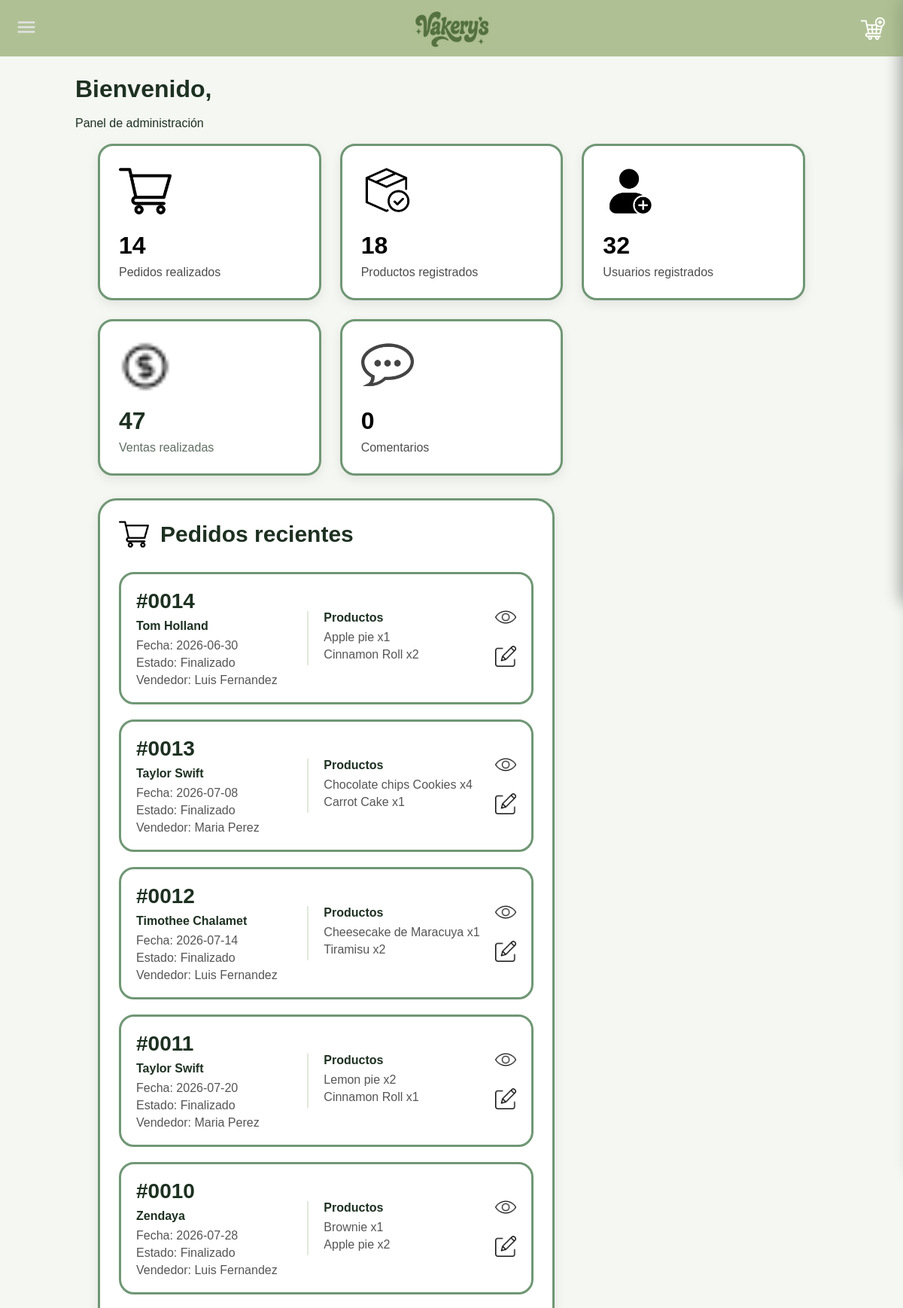
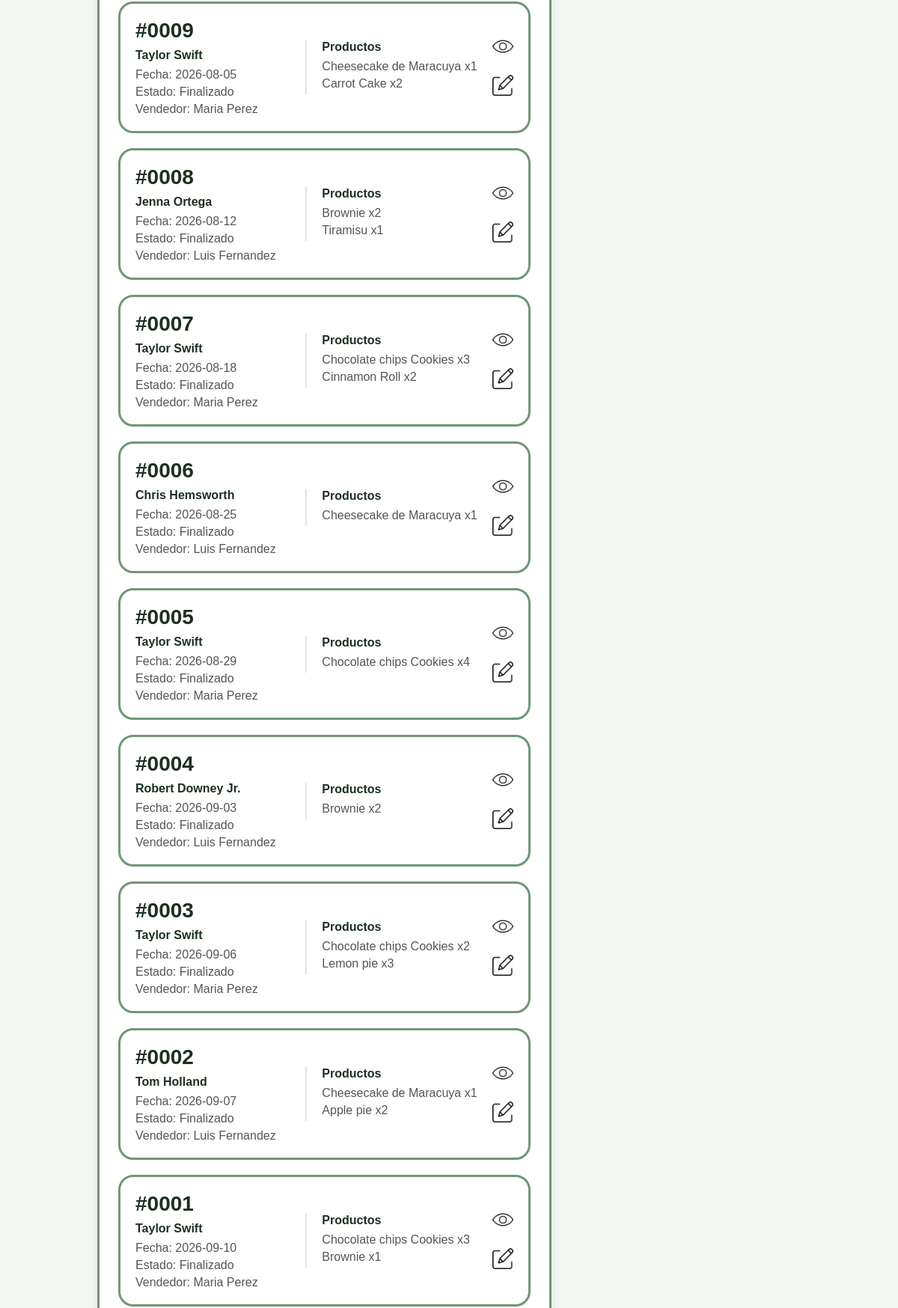
Screenshot of /paginaadmin.php (upper part) with the database file from the repository (2 pictures, top to bottom).
### tables this page shows
CREATE TABLE IF NOT EXISTS `pedidos` (
  `id` INT NOT NULL AUTO_INCREMENT,
  `Nombre` VARCHAR(200) NULL,
  `Fecha` DATE NULL,
  `Estado` VARCHAR(45) NULL,
  `NombreVendedor` VARCHAR(200) NULL,
  `Direccion` VARCHAR(45) NULL,
  `Telefono` INT NULL,
  PRIMARY KEY (`id`)
);

CREATE TABLE IF NOT EXISTS `carrito` (
  `productos_Codigo` VARCHAR(45) NOT NULL,
  `pedidos_id` INT NOT NULL,
  `Cantidad` INT NULL,
  `CostoTotal` INT NULL,
  PRIMARY KEY (`productos_Codigo`, `pedidos_id`),
  INDEX `fk_productos_has_pedidos_pedidos1_idx` (`pedidos_id` ASC),
  INDEX `fk_productos_has_pedidos_productos_idx` (`productos_Codigo` ASC),
  CONSTRAINT `fk_productos_has_pedidos_productos`
    FOREIGN KEY (`productos_Codigo`)
    REFERENCES `productos` (`Codigo`)
    ON DELETE NO ACTION
    ON UPDATE NO ACTION,
  CONSTRAINT `fk_productos_has_pedidos_pedidos1`
    FOREIGN KEY (`pedidos_id`)
    REFERENCES `pedidos` (`id`)
    ON DELETE NO ACTION
    ON UPDATE NO ACTION
);

CREATE TABLE IF NOT EXISTS `productos` (
  `Codigo` VARCHAR(45) NOT NULL,
  `NombreProducto` VARCHAR(45) NULL,
  `PrecioProducto` INT NULL,
  `DetalleProducto` VARCHAR(100) NULL,
  `Stock` INT NULL,
  `CostoProducto` INT NULL,
  `Imagen` VARCHAR(255) NULL,
  PRIMARY KEY (`Codigo`)
);

### paginaadmin.php (the view, shortened to what this page needs)
<?php
$servidor = "localhost";
$usuario = "root";
$contrasena = "";
$bd = "vakerysss";
$conn = new mysqli(
    $servidor,
    $usuario,
    $contrasena,
    $bd
);
$conn->set_charset("utf8");
?>
<!DOCTYPE html>
<html lang="en">
<head>
      <link rel="stylesheet" href="estilos/estilosadmin.css">
</head>
<body>
<?php
$sql = "SELECT * FROM pedidos ORDER BY id DESC";
$pedidos = mysqli_query($conn, $sql);
?>
<h1>
    Bienvenido, <?php echo $_SESSION['Nombre']; ?>
</h1> <br>
<p>
    Panel de administración
</p> <br>
<section class="stats">
    <a href="Pedidos/leerpedido.php">
        <div class="card">
            <img
                src="imagenes/carrito-de-compras.png"
                alt=""
            >
            <h2>
                <?php echo mysqli_num_rows($pedidos); ?>
            </h2>
            <p>
                Pedidos realizados
            </p>
        </div>
    </a>
    <div class="card">
        <a href="Productos/leerproductos.php">
            <img
                src="imagenes/inventario-disponible.png"
                alt=""
            >
            <h2>
                18
            </h2>
            <p>
                Productos registrados
            </p>
        </a>
    </div>
    <div class="card">
        <a href="Usuarios/leerusuario.php">
            <img
                src="imagenes/nueva-cuenta.png"
                alt=""
            >
            <h2>32</h2>
            <p>Usuarios registrados</p>
        </a>
    </div>
    <div class="card">
        <img
            src="imagenes/dinero.png"
            alt=""
        >
        <h2>47</h2>
        <p>Ventas realizadas</p>
    </div>
    <div class="card">
        <a href="Comentarios/comentarios.php">
            <img
                src="imagenes/comentario.webp"
                alt=""
            >
            <h2>0</h2>
            <p>Comentarios</p>
        </a>
    </div>
</section>
<div class="content-grid">
    <section class="panel">
        <div class="panel-title">
            <img
                src="imagenes/carrito-de-compras.png"
                alt=""
            >
            <h2>
                Pedidos recientes
            </h2>
        </div>
        <div class="pedidos">
            <?php
            if (mysqli_num_rows($pedidos) > 0) {
                while ($pedido = mysqli_fetch_assoc($pedidos)) {
                    $idPedido = $pedido['id'];
                    $sqlProductos = "
                        SELECT *
                        FROM carrito
                        INNER JOIN productos
                        ON carrito.productos_Codigo = productos.Codigo
                        WHERE carrito.pedidos_id = '$idPedido'
                    ";
                    $productosPedido =
                        mysqli_query(
                            $conn,
                            $sqlProductos
                        );
            ?>
                <div class="pedido-card">
                    <div class="pedido-info">
                        <h3>
                            #<?php echo str_pad(
                                $pedido['id'],
                                4,
                                '0',
                                STR_PAD_LEFT
                            ); ?>
                        </h3>
                        <h4>
                            <?php echo $pedido['Nombre']; ?>
                        </h4>
                        <p>
                            Fecha:
                            <?php echo $pedido['Fecha']; ?>
                        </p>
                        <p>
                            Estado:
                            <?php echo $pedido['Estado']; ?>
                        </p>
                        <p>
                            Vendedor:
                            <?php echo $pedido['NombreVendedor']; ?>
                        </p>
                    </div>
                    <div class="pedido-productos">
                        <h4>
                            Productos
                        </h4>
                        <?php
                        if (
                            mysqli_num_rows(
                                $productosPedido
                            ) > 0
                        ) {
                            while (
                                $producto =
                                mysqli_fetch_assoc(
                                    $productosPedido
                                )
                            ) {
                        ?>
                            <p>
                                <?php echo
                                    $producto['NombreProducto'];
                                ?>
                                x<?php echo
                                    $producto['Cantidad'];
                                ?>
                            </p>
                        <?php
                            }
                        } else {
                        ?>
                            <p>
                                Sin productos
                            </p>
                        <?php } ?>
                    </div>
                    <div class="acciones">
                        <a
                            href="Pedidos/leerpedido.php?id=<?php echo $pedido['id']; ?>"
                        >
                            <img
                                src="imagenes/ojo-abierto.png"
                                alt="Ver"
                            >
                        </a>
                        <a
                            href="Pedidos/actualizarpedido.php?id=<?php echo $pedido['id']; ?>"
                        >
                            <img
                                src="imagenes/editarr.png"
                                alt="Editar"
                            >
                        </a>
                    </div>
                </div>
            <?php
                }
            } else {
            ?>
                <p>
                    No hay pedidos registrados.
                </p>
            <?php } ?>
        </div>
<br><br>
    </section>
</div>
</body>
</html>

### estilos/estilosadmin.css (style rules this page uses)
* { margin: 0; padding: 0; box-sizing: border-box; margin: 300px; }
body { font-family: 'Raleway', sans-serif; background: #f5f7f2; color: #1d3021; margin: 100px; }
a { text-decoration: none; color: black; }
.stats { display: grid; grid-template-columns: repeat(auto-fit, minmax(240px, 1fr)); gap: 25px; margin-bottom: 30px; padding: 0 30px; }
.card { background: white; border-radius: 20px; padding: 25px; box-shadow: 0 5px 15px rgba(0, 0, 0, .08); transition: .3s; border: 3px solid #709775; }
.card img { width: 70px; margin-bottom: 15px; }
.card h2 { font-size: 32px; margin-bottom: 8px; }
.card p { opacity: .7; }
.content-grid { display: grid; grid-template-columns: 2fr 1fr; gap: 30px; margin: 0 30px 30px; }
.panel { background: white; border-radius: 25px; padding: 25px; border: 3px solid #709775; box-shadow: 0 5px 15px rgba(0, 0, 0, .08); }
.panel-title { display: flex; align-items: center; gap: 15px; margin-bottom: 30px; }
.panel-title img { width: 40px; }
.panel-title h2 { font-size: 30px; }
.pedidos { display: flex; flex-direction: column; gap: 20px; }
.pedido-card { background: #fff; border: 3px solid #709775; border-radius: 20px; display: flex; align-items: center; gap: 20px; padding: 20px; transition: .3s; }
.pedido-info { flex: 1; min-width: 0; }
.pedido-info h3 { font-size: 28px; margin-bottom: 5px; }
.pedido-info h4 { margin: 8px 0; }
.pedido-info p { margin-top: 5px; color: #555; }
.pedido-productos { flex: 1; min-width: 180px; padding-left: 20px; border-left: 2px solid #dfe8dc; }
.pedido-productos h4 { margin-bottom: 8px; color: #1d3021; }
.pedido-productos p { margin: 5px 0; color: #555; }
.acciones { display: flex; flex-direction: column; gap: 20px; flex-shrink: 0; }
.acciones img { width: 28px; cursor: pointer; transition: .2s; }
.card, .panel, .accion-card, .venta-card, .pedido-card { animation: subirSuave 1s ease; }
.stats .card:nth-child(1) { animation-delay: .1s; }
.stats .card:nth-child(2) { animation-delay: .3s; }
.stats .card:nth-child(3) { animation-delay: .5s; }
.stats .card:nth-child(4) { animation-delay: .7s; }
.panel { animation-delay: .4s; }

### headers/headeruser.php (style rules this page uses)
* { margin:0; padding:0; box-sizing:border-box; }
body { font-family:'Raleway',sans-serif; }

### rows the page displays
pedidos: id "0014", Nombre "Tom Holland", Fecha "2026-06-30", Estado "Finalizado", NombreVendedor "Luis Fernandez"
carrito: productos_Codigo.NombreProducto "Apple pie", Cantidad "1"
carrito: productos_Codigo.NombreProducto "Cinnamon Roll", Cantidad "2"
pedidos: id "0013", Nombre "Taylor Swift", Fecha "2026-07-08", Estado "Finalizado", NombreVendedor "Maria Perez"
carrito: productos_Codigo.NombreProducto "Chocolate chips Cookies", Cantidad "4"
carrito: productos_Codigo.NombreProducto "Carrot Cake", Cantidad "1"
pedidos: id "0012", Nombre "Timothee Chalamet", Fecha "2026-07-14", Estado "Finalizado", NombreVendedor "Luis Fernandez"
carrito: productos_Codigo.NombreProducto "Cheesecake de Maracuya", Cantidad "1"
carrito: productos_Codigo.NombreProducto "Tiramisu", Cantidad "2"
pedidos: id "0011", Nombre "Taylor Swift", Fecha "2026-07-20", Estado "Finalizado", NombreVendedor "Maria Perez"
carrito: productos_Codigo.NombreProducto "Lemon pie", Cantidad "2"
carrito: productos_Codigo.NombreProducto "Cinnamon Roll", Cantidad "1"
pedidos: id "0010", Nombre "Zendaya", Fecha "2026-07-28", Estado "Finalizado", NombreVendedor "Luis Fernandez"
carrito: productos_Codigo.NombreProducto "Brownie", Cantidad "1"
carrito: productos_Codigo.NombreProducto "Apple pie", Cantidad "2"
pedidos: id "0009", Nombre "Taylor Swift", Fecha "2026-08-05", Estado "Finalizado", NombreVendedor "Maria Perez"
carrito: productos_Codigo.NombreProducto "Cheesecake de Maracuya", Cantidad "1"
carrito: productos_Codigo.NombreProducto "Carrot Cake", Cantidad "2"
pedidos: id "0008", Nombre "Jenna Ortega", Fecha "2026-08-12", Estado "Finalizado", NombreVendedor "Luis Fernandez"
carrito: productos_Codigo.NombreProducto "Brownie", Cantidad "2"
carrito: productos_Codigo.NombreProducto "Tiramisu", Cantidad "1"
pedidos: id "0007", Nombre "Taylor Swift", Fecha "2026-08-18", Estado "Finalizado", NombreVendedor "Maria Perez"
carrito: productos_Codigo.NombreProducto "Chocolate chips Cookies", Cantidad "3"
carrito: productos_Codigo.NombreProducto "Cinnamon Roll", Cantidad "2"
pedidos: id "0006", Nombre "Chris Hemsworth", Fecha "2026-08-25", Estado "Finalizado", NombreVendedor "Luis Fernandez"
carrito: productos_Codigo.NombreProducto "Cheesecake de Maracuya", Cantidad "1"
pedidos: id "0005", Nombre "Taylor Swift", Fecha "2026-08-29", Estado "Finalizado", NombreVendedor "Maria Perez"
carrito: productos_Codigo.NombreProducto "Chocolate chips Cookies", Cantidad "4"
pedidos: id "0004", Nombre "Robert Downey Jr.", Fecha "2026-09-03", Estado "Finalizado", NombreVendedor "Luis Fernandez"
carrito: productos_Codigo.NombreProducto "Brownie", Cantidad "2"
pedidos: id "0003", Nombre "Taylor Swift", Fecha "2026-09-06", Estado "Finalizado", NombreVendedor "Maria Perez"
carrito: productos_Codigo.NombreProducto "Chocolate chips Cookies", Cantidad "2"
carrito: productos_Codigo.NombreProducto "Lemon pie", Cantidad "3"
pedidos: id "0002", Nombre "Tom Holland", Fecha "2026-09-07", Estado "Finalizado", NombreVendedor "Luis Fernandez"
carrito: productos_Codigo.NombreProducto "Cheesecake de Maracuya", Cantidad "1"
carrito: productos_Codigo.NombreProducto "Apple pie", Cantidad "2"
pedidos: id "0001", Nombre "Taylor Swift", Fecha "2026-09-10", Estado "Finalizado", NombreVendedor "Maria Perez"
carrito: productos_Codigo.NombreProducto "Chocolate chips Cookies", Cantidad "3"
carrito: productos_Codigo.NombreProducto "Brownie", Cantidad "1"

### other values shown
mysqli_num_rows($pedidos) "14"
